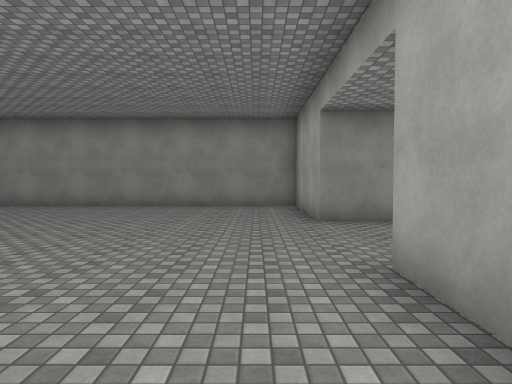
[1] (above)

23 first-person views from a walk through a scene from a Unity 3-D project. The camera is 1.5 m above the floor, tilts 2° down and sees 75° across. The floor is counted in squares, 2 m on a side. Each view is taken from the middle of a square. On the plan, view 1 faces up. The plan holds only what a view shows up to about 11 squares ahead; the rest is blank. The place goes on beyond the plan. The player is left out. Surface patterns are stand-ins for the level's own textures.

[2]
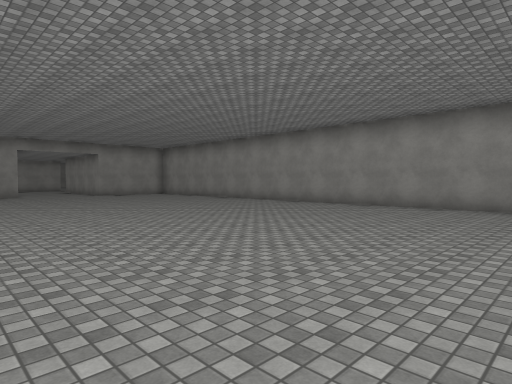

[3]
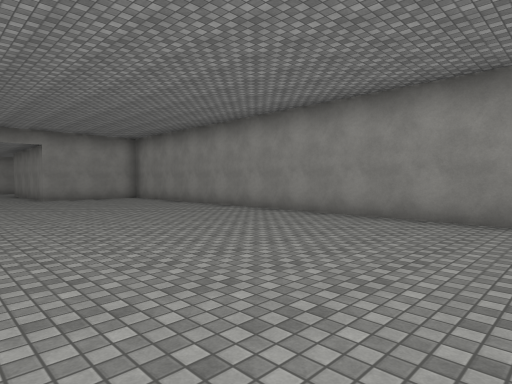

[4]
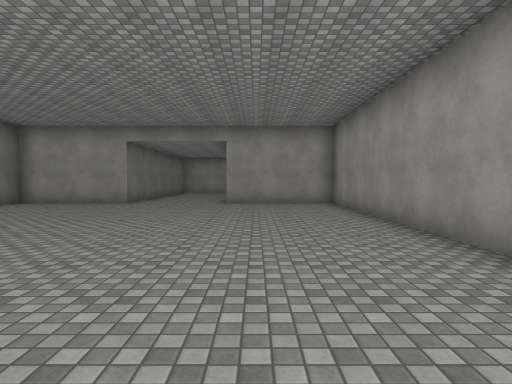

[5]
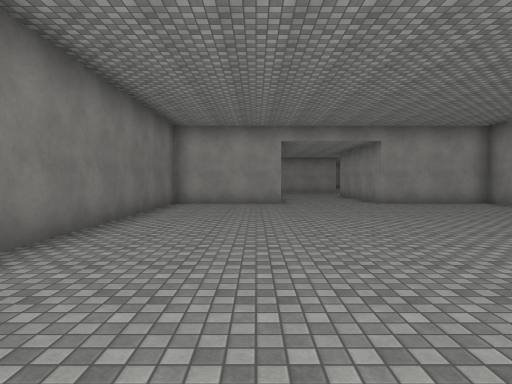

[6]
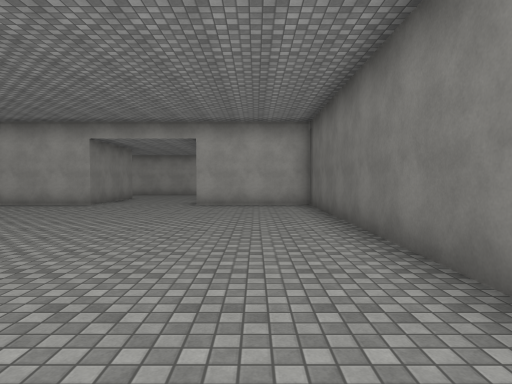

[7]
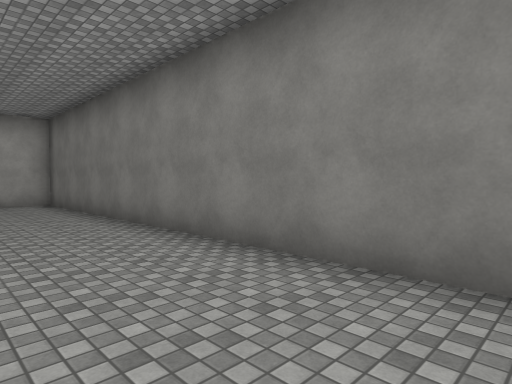

[8]
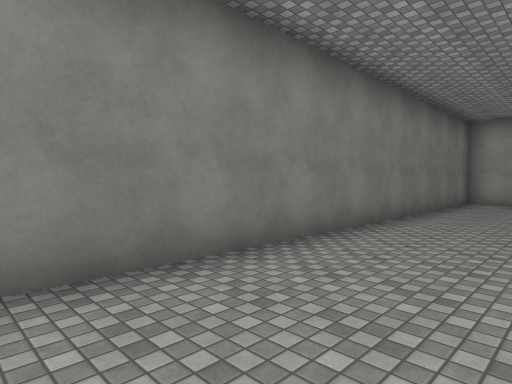

[9]
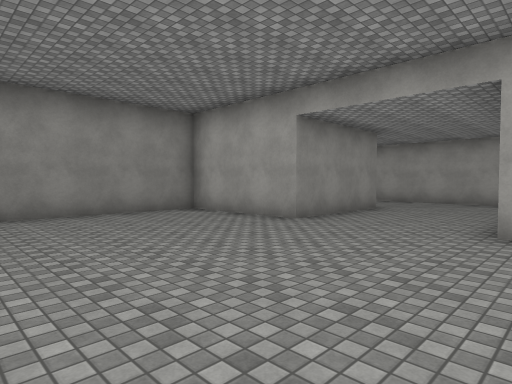

[10]
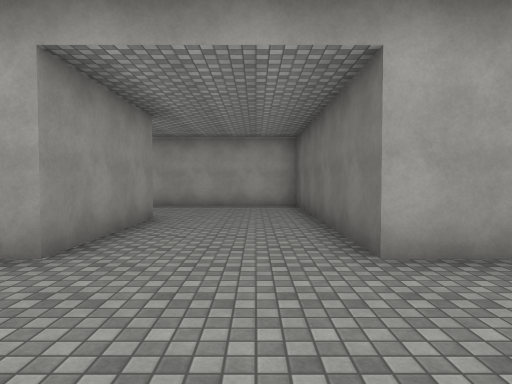

[11]
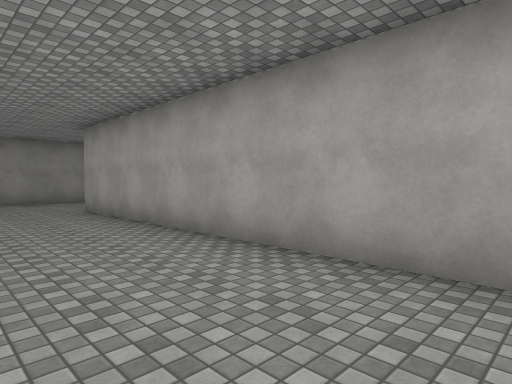

[12]
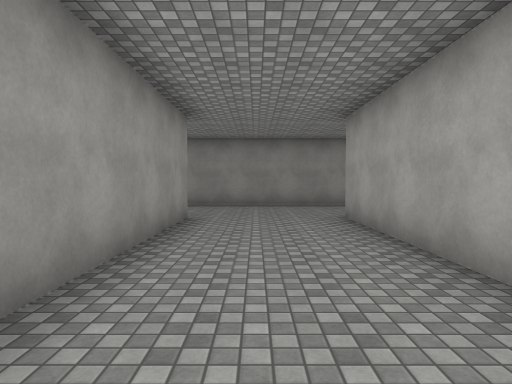

[13]
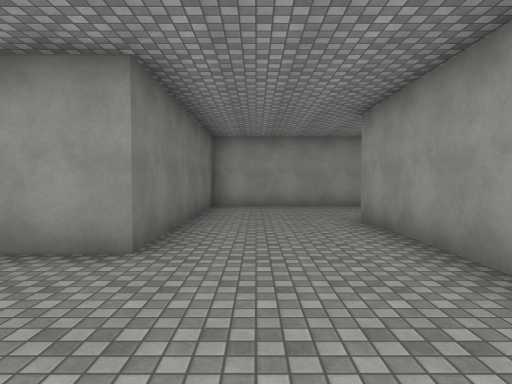

[14]
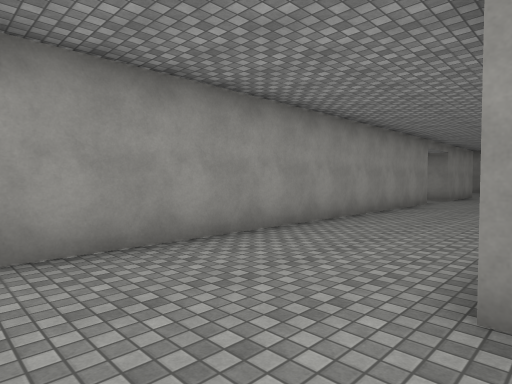

[15]
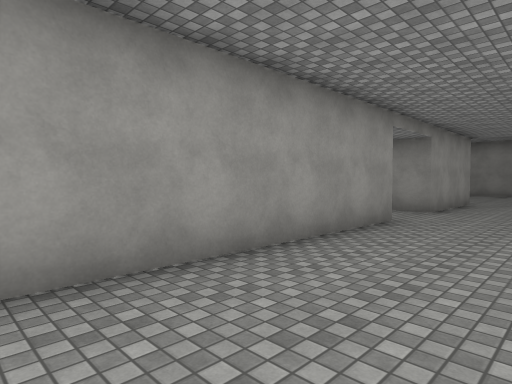

[16]
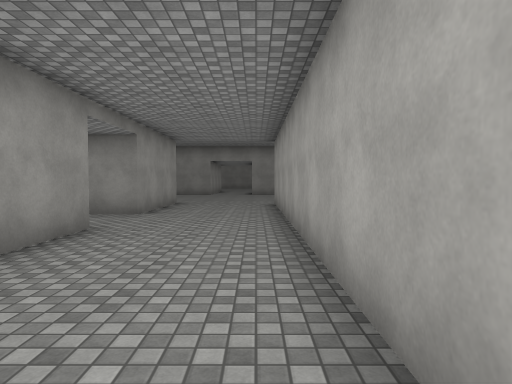

[17]
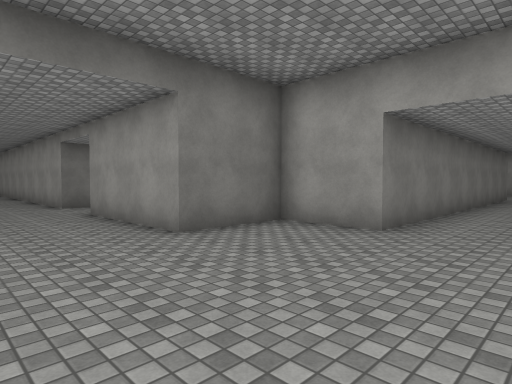

[18]
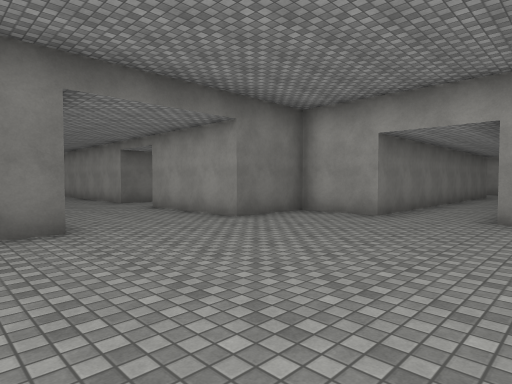

[19]
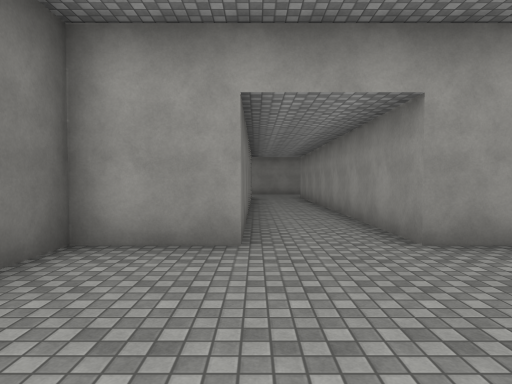

[20]
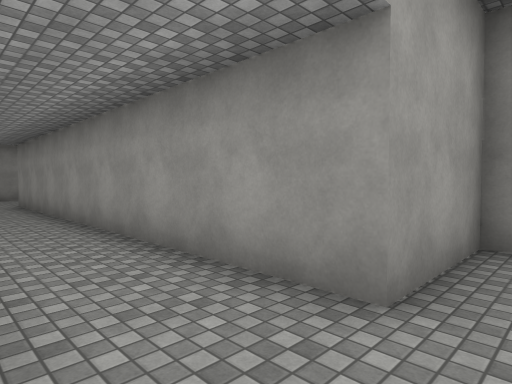

[21]
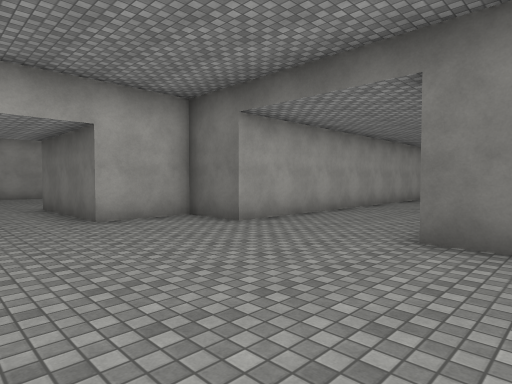

[22]
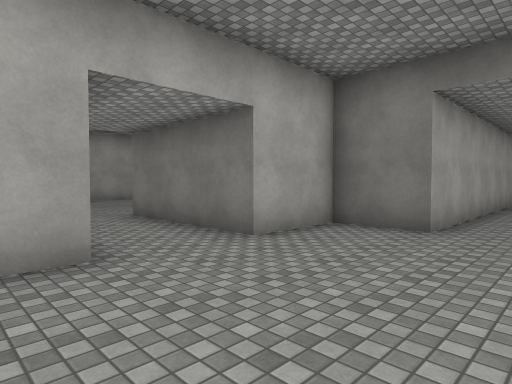

[23]
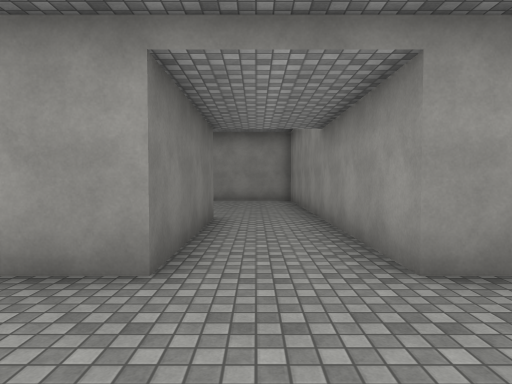

### Floor plan
Points are (right, up) in squares from view 1. A wall is a line through its corners. A room is listed if a view was taken in it or the views show most of it. See-through windows are left out.
Room 1 (views 1, 2, 3, 4, 5, 6, 7, 8, 9, 10)
walls: (-19.8, 2.9) (-19.8, -0.6) (1.2, -0.6) (1.2, 2.8); (1.2, 6) (1.2, 9.5) (-19.8, 9.5) (-19.8, 6)
ways out: opening at (1.5, 4.5) to room 2
Room 2 (views 11, 12, 13, 14, 15, 16, 17, 18, 19, 20, 21, 22, 23)
walls: (1.6, 20.8) (1.6, 30.8) (3.2, 30.8) (3.2, 32.8); (-5.6, 25.2) (-1.6, 25.2) (-1.6, 12.7) (4.6, 12.7) (4.6, 7.8); (8.8, 16) (1.5, 16); (3.2, 34.9) (3.2, 35.6); (4.6, 6) (1.2, 6); (-3.8, 36.5) (-3.8, 34.9) (-14.5, 34.9); (-12.4, 32.8) (-3.8, 32.8) (-3.8, 30.8) (-1.6, 30.8) (-1.6, 27.3) (-6.5, 27.3); (1.2, 2.8) (7.8, 2.8) (7.8, 12.8)
ways out: opening at (1.5, 4.5) to room 1; opening at (-5.5, 26.5); opening at (4, 34)

Positions as (right, up) in squares from view 1, and headings:
1: (0, 0), facing up
2: (-3, 0), facing up-left
3: (-6, 3), facing up-left
4: (-9, 7), facing left
5: (-9, 2), facing left
6: (-9, 1), facing right
7: (-10, 2), facing down-right
8: (-8, 2), facing down-left
9: (-4, 2), facing up-right
10: (-2, 4), facing right
11: (5, 4), facing up-right
12: (6, 6), facing up
13: (8, 14), facing left
14: (2, 14), facing up-left
15: (1, 19), facing up-left
16: (1, 20), facing up
17: (1, 35), facing down-left
18: (3, 36), facing down-left
19: (0, 33), facing left
20: (-3, 33), facing up-left
21: (-3, 35), facing down-right
22: (0, 36), facing down-right
23: (1, 26), facing left
